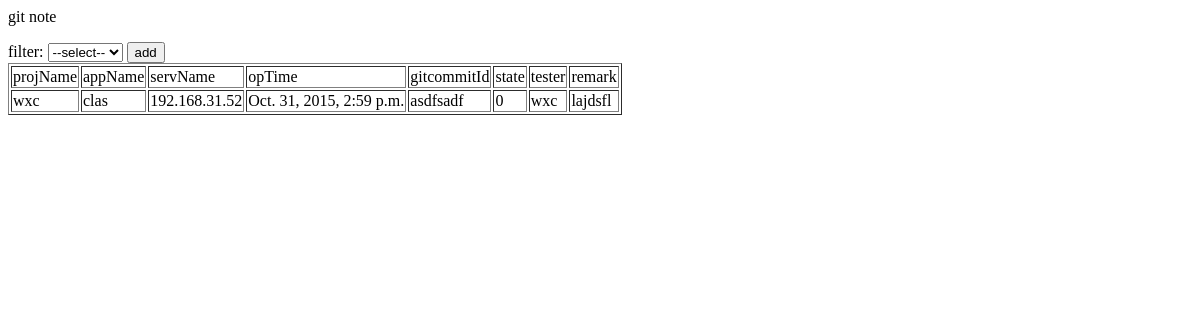
Before: / with the older database file.
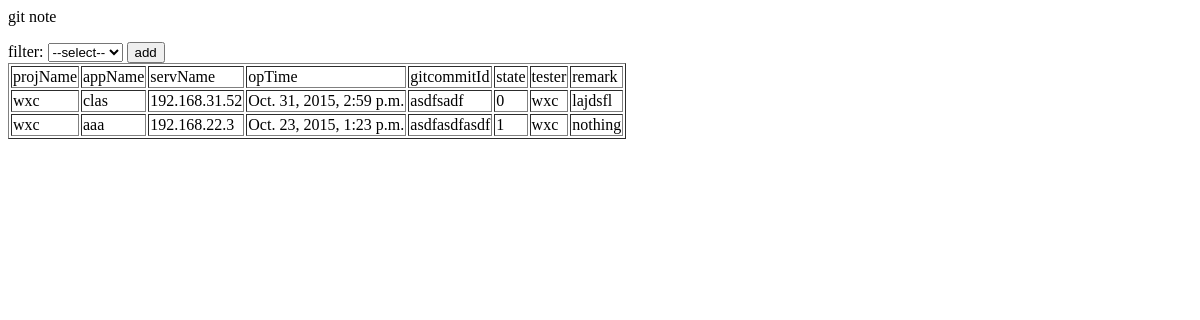
After: the same page with the newer database file.
### version/models.py (models this page shows)
class Gitnote(models.Model):
    projName    = models.CharField(max_length=30)
    appName     = models.CharField(max_length=30)
    servName    = models.CharField(max_length=30)
    opTime      = models.DateTimeField()
    gitcommitId = models.CharField(max_length=60)
    state       = models.IntegerField()
    tester      = models.CharField(max_length=30)
    remark      = models.TextField()

### version/views.py (the view)
# urls.py: url(r'^$', 'version.views.index', name='home'),
def index(request):
    noteall = Gitnote.objects.all()
    projs = Gitnote.objects.values('projName').distinct()
    return render(request, 'home.html', {'noteall':noteall, 'projs':projs})

### version/templates/home.html (shortened to what this page needs)
<html>
    <head>
    </head>
    <body>
        <p>git note</p>
        <div>
            filter:
            <select id="filter">
                <option value="0">--select--</option>
            </select>
            <input type='button' id='addnote' value='add'/>
        </div>
        <div>
        <table id="result" border="1">
        <tr>
            <td>projName</td>
            <td>appName</td>
            <td>servName</td>
            <td>opTime</td>
            <td>gitcommitId</td>
            <td>state</td>
            <td>tester</td>
            <td>remark</td>
        </tr>
        {% for note in noteall %}
        <tr>
            <td>{{note.projName}}</td>
            <td>{{note.appName}}</td>
            <td>{{note.servName}}</td>
            <td>{{note.opTime}}</td>
            <td>{{note.gitcommitId}}</td>
            <td>{{note.state}}</td>
            <td>{{note.tester}}</td>
            <td>{{note.remark}}</td>
        </tr>
        {% endfor %}
        </table>
        </div>
    </body>
</html>

Changed rows visible on the page:
added Gitnote: projName "wxc", appName "aaa", servName "192.168.22.3", opTime "Oct. 23, 2015, 1:23 p.m.", gitcommitId "asdfasdfasdf", state "1", tester "wxc", remark "nothing"
